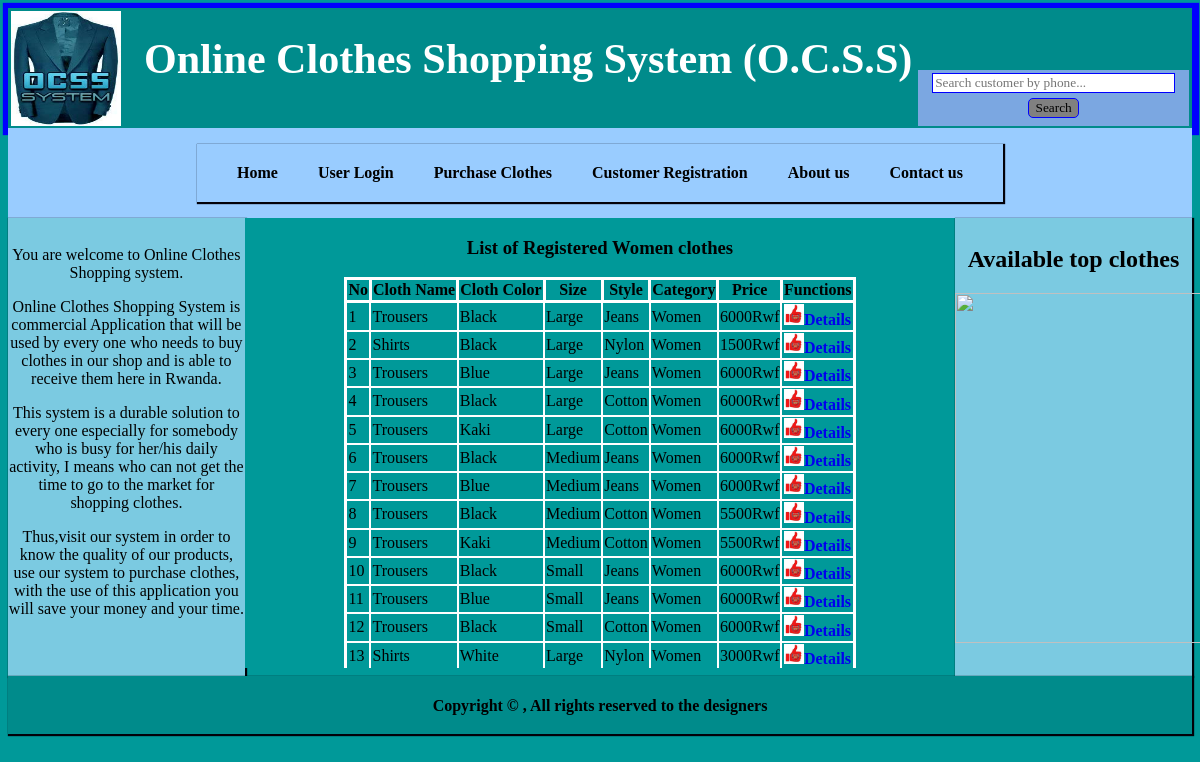
Screenshot of /women_view.php with the database file from the repository.
### tables this page shows
CREATE TABLE IF NOT EXISTS `cloth_in` (
  `id` int(11) NOT NULL AUTO_INCREMENT,
  `stock_code` varchar(10) NOT NULL,
  `name` varchar(20) NOT NULL,
  `color` varchar(20) DEFAULT NULL,
  `size` varchar(20) NOT NULL,
  `style` varchar(20) NOT NULL,
  `category` varchar(20) NOT NULL,
  `picture` varchar(20) NOT NULL,
  `quantity` int(11) NOT NULL,
  `price` int(11) NOT NULL,
  `total` int(11) NOT NULL,
  `post_price` int(11) NOT NULL,
  PRIMARY KEY (`id`),
  UNIQUE KEY `stock_code` (`stock_code`)
);

CREATE TABLE IF NOT EXISTS `type` (
  `id` int(11) NOT NULL AUTO_INCREMENT,
  `type_name` varchar(30) DEFAULT NULL,
  PRIMARY KEY (`id`)
);

CREATE TABLE IF NOT EXISTS `size` (
  `id` int(11) NOT NULL AUTO_INCREMENT,
  `size_name` varchar(20) NOT NULL,
  PRIMARY KEY (`id`)
);

### clothes_class.php (called while the page is built, shortened)
<?php
class Clothes {
    private $id;
    private $name;
    private $color;
    private $size;
    private $style;
    private $category;
    private $post_price;
    public function setId($id) {
        $this->id = $id;
    }
    public function getId() {
        return $this->id;
    }
    public function setName($name) {
        $this->name = $name;
    }
    public function getName() {
        return $this->name;
    }
    public function setColor($color) {
        $this->color = $color;
    }
    public function getColor() {
        return $this->color;
    }
    public function setSize($size) {
        $this->size = $size;
    }
    public function getSize() {
        return $this->size;
    }
    public function setStyle($style) {
        $this->style = $style;
    }
    public function getStyle() {
        return $this->style;
    }
    public function setCategory($category) {
        $this->category = $category;
    }
    public function getCategory() {
        return $this->category;
    }
    public function setPost_price($post_price) {
        $this->post_price = $post_price;
    }
    public function getPost_price() {
        return $this->post_price;
    }
    public function womenView() {
        $query = sprintf("SELECT co.id, s.stock_code,t.type_name,co.color,z.size_name,co.style,co.category, co.picture, co.quantity,co.post_price,co.total FROM cloth_in co, size z, type t, stock s WHERE co.category='Women' and co.size=z.size_name and co.name=t.type_name and co.stock_code=s.stock_code");
        $result = mysql_query($query);
        $index = 0;
        while ($row = mysql_fetch_array($result)) {
            $clothe[$index] = new Clothes();
            $clothe[$index] -> setId($row['id']);
            $clothe[$index] ->setStock_code($row['stock_code']);
            $clothe[$index] ->setName($row['type_name']);
            $clothe[$index] ->setColor($row['color']);
            $clothe[$index] ->setSize($row['size_name']);
            $clothe[$index] ->setStyle($row['style']);
            $clothe[$index] ->setCategory($row['category']);
            $clothe[$index] ->setPicture($row['picture']);
            $clothe[$index] -> setQuantity($row['quantity']);
            $clothe[$index] -> setPost_price($row['post_price']);
            $clothe[$index] -> setTotal($row['total']);
            $index ++;
        }
        return $clothe;
    }
}
?>

### women_view.php (the view, shortened to what this page needs)
<html>
<head>
<link rel="stylesheet" type="text/css" href="style.css">
</head>
<body>
    <?php
    include "header.php";
    include "menus.php";
    include "left.php";
    ?>
<div id="body">
            <h3 style = 'float: center; font-family: georgia'>List of Registered Women clothes</h3>
            <?php
          include 'clothes_class.php';
          $clothe = new Clothes();
          $clothe = $clothe ->womenView();
            ?>
            <table border ="1" align ="center" style="border-collapse: collapse;border: 3px solid white">
                <tr>
                    <th style="border: 3px solid white">No</th>
                    <th style="border: 3px solid white">Cloth Name</th>
                    <th style="border: 3px solid white">Cloth Color</th>
                    <th style="border: 3px solid white">Size</th>
                    <th style="border: 3px solid white">Style</th>
                    <th style="border: 3px solid white">Category</th>
                    <th style="border: 3px solid white">Price</th>
                    <th style="border: 3px solid white">Functions</th>
                </tr>
                <?php
                $count=1;
                foreach ($clothe as $clothe) {
                ?>
                <tr>
                    <td style="border: 2px solid white"><?php echo $count; ?></td>
                    <td style="border: 2px solid white"><?php echo $clothe ->getName(); ?></td>
                    <td style="border: 2px solid white"><?php echo $clothe ->getColor(); ?></td>
                    <td style="border: 2px solid white"><?php echo $clothe ->getSize(); ?></td>
                    <td style="border: 2px solid white"><?php echo $clothe ->getStyle(); ?></td>
                    <td style="border: 2px solid white"><?php echo $clothe ->getCategory(); ?></td>
                    <td style="border: 2px solid white"><?php echo $clothe ->getPost_price(); ?>Rwf</td>
                    <td style="border: 2px solid white;text-align: center">
                       <a href ="cloth_view.php?id=<?php echo $clothe ->getId(); ?>"><img src="gunners.jpg" width="20">Details</a>
                    </td>
                </tr>
                <?php
                $count ++;
                }
                ?>
            </table>
</div>
<?php
include "right.php";
include "footer.php";
?>
</body>
</html>

### style.css (style rules this page uses)
body { background-color: #009999; }
#body { background-color: #009999; width: 60%; height: 450px; text-align: center; float: left; overflow: auto; }
th,td { font-family: georgia; }
a { font-family: georgia; text-decoration: none; font-weight: bold; }

### rows the page displays
cloth_in: type.type_name "Trousers", color "Black", size.size_name "Large", style "Jeans", category "Women", post_price "6000"
cloth_in: type.type_name "Shirts", color "Black", size.size_name "Large", style "Nylon", category "Women", post_price "1500"
cloth_in: type.type_name "Trousers", color "Blue", size.size_name "Large", style "Jeans", category "Women", post_price "6000"
cloth_in: type.type_name "Trousers", color "Black", size.size_name "Large", style "Cotton", category "Women", post_price "6000"
cloth_in: type.type_name "Trousers", color "Kaki", size.size_name "Large", style "Cotton", category "Women", post_price "6000"
cloth_in: type.type_name "Trousers", color "Black", size.size_name "Medium", style "Jeans", category "Women", post_price "6000"
cloth_in: type.type_name "Trousers", color "Blue", size.size_name "Medium", style "Jeans", category "Women", post_price "6000"
cloth_in: type.type_name "Trousers", color "Black", size.size_name "Medium", style "Cotton", category "Women", post_price "5500"
cloth_in: type.type_name "Trousers", color "Kaki", size.size_name "Medium", style "Cotton", category "Women", post_price "5500"
cloth_in: type.type_name "Trousers", color "Black", size.size_name "Small", style "Jeans", category "Women", post_price "6000"
cloth_in: type.type_name "Trousers", color "Blue", size.size_name "Small", style "Jeans", category "Women", post_price "6000"
cloth_in: type.type_name "Trousers", color "Black", size.size_name "Small", style "Cotton", category "Women", post_price "6000"
cloth_in: type.type_name "Shirts", color "White", size.size_name "Large", style "Nylon", category "Women", post_price "3000"
